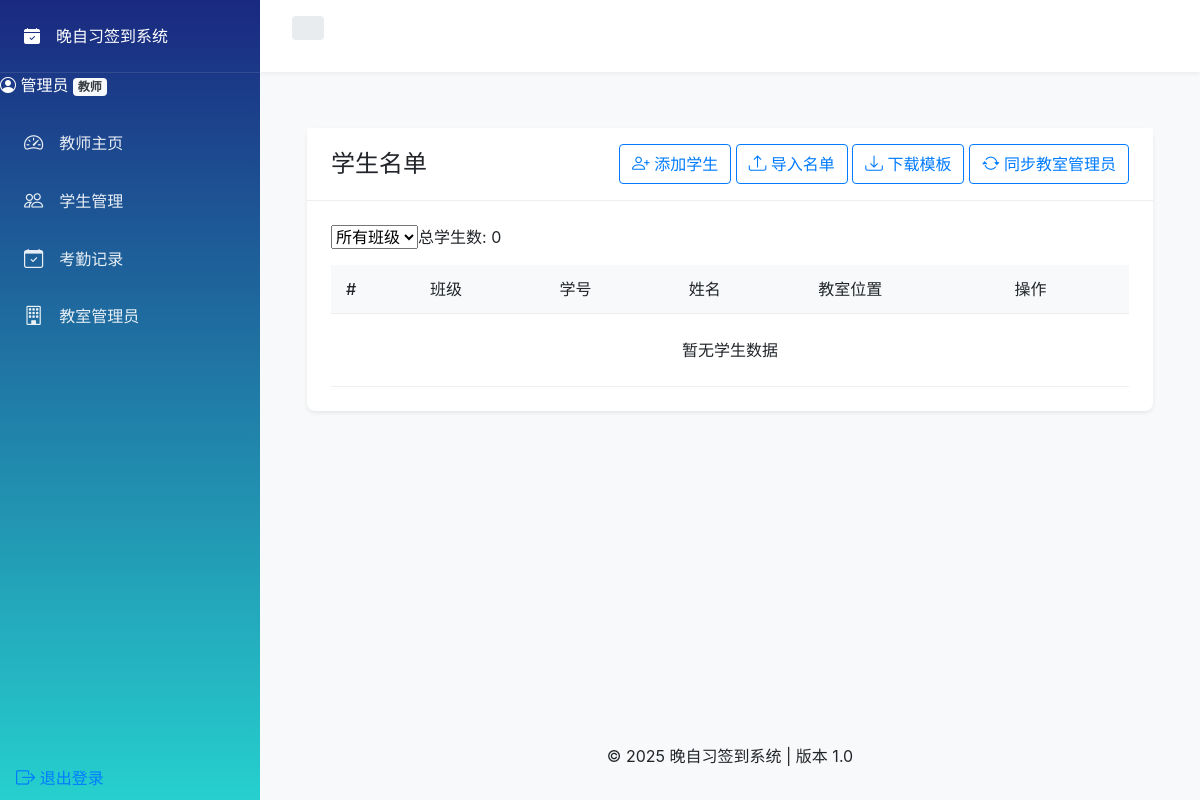
The page /students (signed in) on the database as committed earlier.
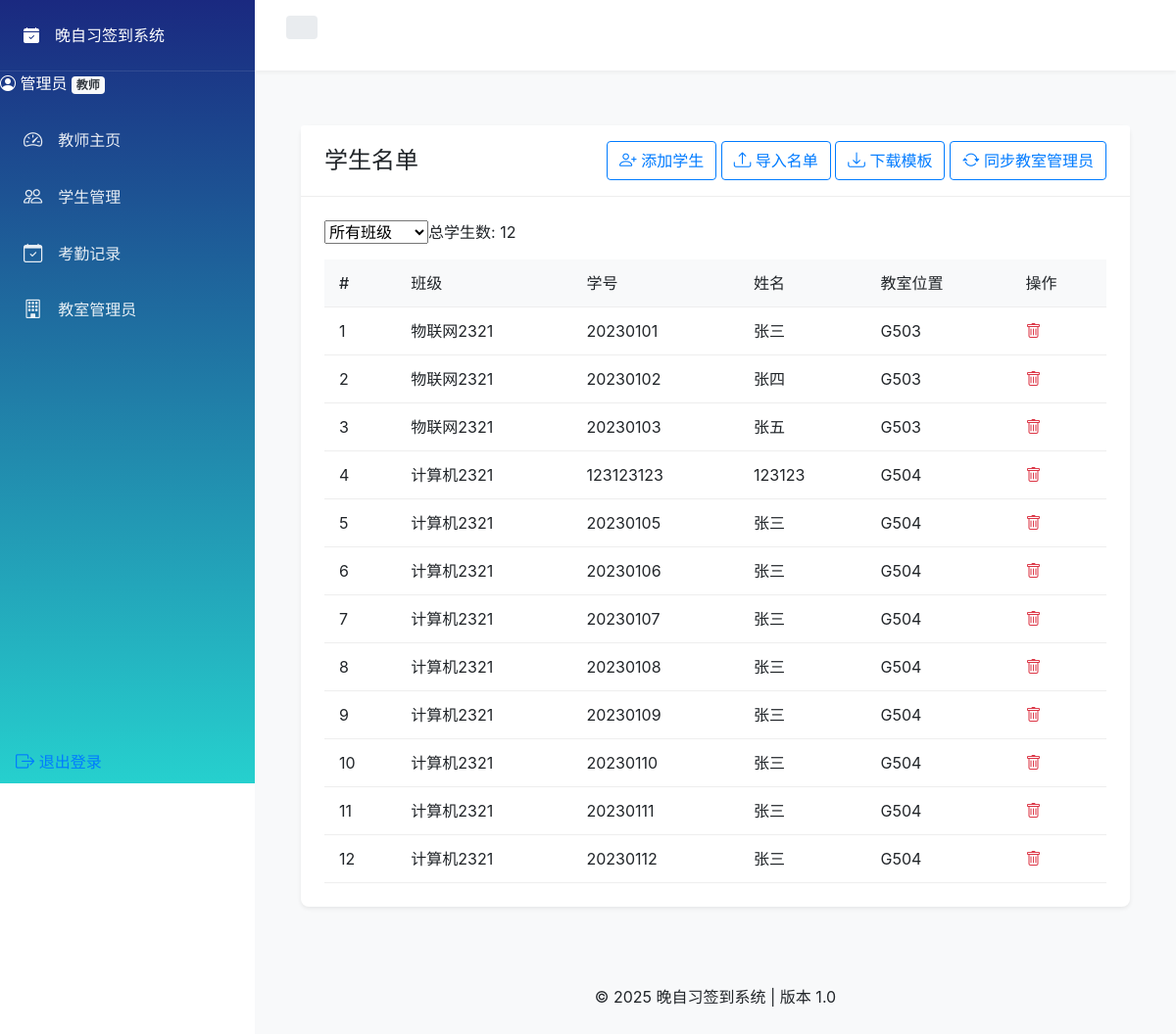
The same page on the database as committed later.
### models.py (models this page shows, shortened)
class User(db.Model, UserMixin):
    __tablename__ = 'users'
    id = db.Column(db.Integer, primary_key=True)
    username = db.Column(db.String(50), unique=True, nullable=False)  # 用户名/学号
    password_hash = db.Column(db.String(128), nullable=False)
    name = db.Column(db.String(50), nullable=False)  # 姓名
    class_name = db.Column(db.String(50), nullable=True)  # 班级
    classroom_location = db.Column(db.String(50), nullable=True)  # 教室位置，如G503
    role = db.Column(db.String(10), nullable=False)  # 角色：student 或 teacher
    classroom_id = db.Column(db.Integer, db.ForeignKey('classroom_admins.id'), nullable=True)  # 关联的教室ID
    attendance_records = db.relationship('AttendanceRecord', backref='student', lazy=True)
    leave_records = db.relationship('LeaveRecord', backref='student', lazy=True,
                                   primaryjoin="User.id == LeaveRecord.student_id")

### app.py (the view)
@app.route('/students')
@login_required
def student_list():
    if current_user.role != 'teacher':
        flash('无权访问学生名单管理', 'danger')
        return redirect(url_for('index'))
    students = User.query.filter_by(role='student').order_by(User.class_name, User.username).all()
    classes = db.session.query(User.class_name).filter(
        User.role == 'student',
        User.class_name.isnot(None)
    ).distinct().all()
    classes = [c[0] for c in classes if c[0]]
    import_form = ImportStudentsForm()
    return render_template('student_list.html',
                         students=students,
                         classes=classes,
                         import_form=import_form)

### forms.py
class ImportStudentsForm(FlaskForm):
    file = FileField('Excel文件', validators=[
        FileRequired(message='请选择Excel文件'),
        FileAllowed(['xlsx', 'xls'], message='仅支持Excel文件')
    ])
    submit = SubmitField('导入')

### app.py (called while the page is built)
@login_manager.user_loader
def load_user(user_id):
    try:
        user_type, user_id = user_id.split('_')
        user_id = int(user_id)
        if user_type == 'user':
            return User.query.get(user_id)
        elif user_type == 'admin':
            return ClassroomAdmin.query.get(user_id)
    except ValueError:
        try:
            return User.query.get(int(user_id))
        except:
            logger.error(f"无法加载用户ID: {user_id}")
            return None
    except Exception as e:
        logger.error(f"加载用户时出错: {str(e)}")
        return None

@app.context_processor
def inject_now():
    return {'now': datetime.now()}

@app.context_processor
def inject_get_today_absence():
    def get_today_absence(student_id):
        today = datetime.now().date()
        absence = AbsenceRecord.query.filter_by(
            student_id=student_id,
            date=today
        ).first()
        return absence
    return {'get_today_absence': get_today_absence}

@app.context_processor
def inject_get_active_leave_record():
    def get_active_leave_record(student_id, attendance_id):
        return LeaveRecord.query.filter(
            LeaveRecord.student_id == student_id,
            LeaveRecord.attendance_id == attendance_id,
            LeaveRecord.return_time.is_(None)
        ).order_by(LeaveRecord.leave_time.desc()).first()
    return {'get_active_leave_record': get_active_leave_record}

@app.context_processor
def inject_get_latest_leave_record():
    def get_latest_leave_record(student_id, attendance_id):
        return LeaveRecord.query.filter(
            LeaveRecord.student_id == student_id,
            LeaveRecord.attendance_id == attendance_id
        ).order_by(LeaveRecord.leave_time.desc()).first()
    return {'get_latest_leave_record': get_latest_leave_record}

### templates/student_list.html (shortened to what this page needs)
{% extends 'base.html' %}
{% block extra_css %}
<link href="https://cdn.jsdelivr.net/npm/bootstrap@4.6.0/dist/css/bootstrap.min.css" rel="stylesheet">
<link href="https://cdn.jsdelivr.net/npm/bootstrap-icons@1.8.0/font/bootstrap-icons.css" rel="stylesheet">
{% endblock %}
{% block content %}
<div class="container-fluid py-4">
    <div class="card">
        <div class="card-header d-flex justify-content-between align-items-center">
            <h4 class="mb-0">学生名单</h4>
            <div>
                <button type="button" class="btn btn-outline-primary me-2" id="addStudentBtn">
                    <i class="bi bi-person-plus"></i> 添加学生
                </button>
                <button type="button" class="btn btn-outline-primary me-2" id="importBtn">
                    <i class="bi bi-upload"></i> 导入名单
                </button>
                <a href="{{ url_for('download_template') }}" class="btn btn-outline-primary me-2">
                    <i class="bi bi-download"></i> 下载模板
                </a>
                <a href="{{ url_for('sync_students_to_classroom_admins') }}" class="btn btn-outline-primary">
                    <i class="bi bi-arrow-repeat"></i> 同步教室管理员
                </a>
            </div>
        </div>
        <div class="card-body">
            <div class="mb-3 d-flex align-items-center">
                <select id="classFilter" class="form-select me-3" style="width: auto;">
                    <option value="">所有班级</option>
                </select>
                <span>总学生数: <span class="fw-bold">{{ students|length }}</span></span>
            </div>
            <div class="table-responsive">
                <table class="student-table">
                    <thead>
                        <tr>
                            <th>#</th>
                            <th>班级</th>
                            <th>学号</th>
                            <th>姓名</th>
                            <th>教室位置</th>
                            <th>操作</th>
                        </tr>
                    </thead>
                    <tbody>
                        {% for student in students %}
                            <tr class="student-row" data-class="{{ student.class_name }}">
                                <td>{{ loop.index }}</td>
                                <td>{{ student.class_name or '-' }}</td>
                                <td>{{ student.username }}</td>
                                <td>{{ student.name }}</td>
                                <td>{{ student.classroom_location or '-' }}</td>
                                <td>
                                    <button class="btn-icon delete-student" data-student-id="{{ student.id }}" data-student-name="{{ student.name }}">
                                        <i class="bi bi-trash fs-5"></i>
                                    </button>
                                </td>
                            </tr>
                        {% else %}
                            <tr>
                                <td colspan="6" class="text-center py-4">暂无学生数据</td>
                            </tr>
                        {% endfor %}
                    </tbody>
                </table>
            </div>
        </div>
    </div>
</div>
{% endblock %}

### templates/base.html (shortened to what this page needs)
<!DOCTYPE html>
<html lang="zh-CN">
<head>
    <link href="https://cdn.jsdelivr.net/npm/bootstrap@4.6.0/dist/css/bootstrap.min.css" rel="stylesheet">
    <link rel="stylesheet" href="https://cdn.jsdelivr.net/npm/bootstrap-icons@1.8.0/font/bootstrap-icons.css">
    <link rel="stylesheet" href="{{ url_for('static', filename='css/base.css') }}">
    <link rel="stylesheet" href="{{ url_for('static', filename='css/layout.css') }}">
    <link rel="stylesheet" href="{{ url_for('static', filename='css/components.css') }}">
    {% block extra_css %}{% endblock %}
</head>
<body>
    <div class="app-container">
        <nav class="sidebar">
            <div class="sidebar-header">
                <i class="bi bi-calendar-check-fill"></i>
                <span>晚自习签到系统</span>
            </div>
            <div class="sidebar-user">
                {% if current_user.is_authenticated %}
                    <div class="user-info">
                        <i class="bi bi-person-circle"></i>
                        <span>{{ current_user.name }}</span>
                        {% if current_user.role == 'admin' %}
                            <span class="badge badge-light text-dark">管理员</span>
                        {% elif current_user.role == 'teacher' %}
                            <span class="badge badge-light text-dark">教师</span>
                        {% else %}
                            <span class="badge badge-light text-dark">{{ current_user.class_name }}</span>
                        {% endif %}
                    </div>
                {% endif %}
            </div>
            <ul class="sidebar-nav">
                {% if current_user.is_authenticated %}
                    {% if current_user.role == 'admin' %}
                        <li class="nav-item">
                            <a class="nav-link" href="{{ url_for('admin_accounts') }}">
                                <i class="bi bi-building"></i>
                                <span>教室管理员</span>
                            </a>
                        </li>
                    {% elif current_user.role == 'teacher' %}
                        <li class="nav-item">
                            <a class="nav-link" href="{{ url_for('teacher_dashboard') }}">
                                <i class="bi bi-speedometer2"></i>
                                <span>教师主页</span>
                            </a>
                        </li>
                        <li class="nav-item">
                            <a class="nav-link" href="{{ url_for('student_list') }}">
                                <i class="bi bi-people"></i>
                                <span>学生管理</span>
                            </a>
                        </li>
                        <li class="nav-item">
                            <a class="nav-link" href="{{ url_for('attendance_records') }}">
                                <i class="bi bi-calendar-check"></i>
                                <span>考勤记录</span>
                            </a>
                        </li>
                        <li class="nav-item">
                            <a class="nav-link" href="{{ url_for('admin_accounts') }}">
                                <i class="bi bi-building"></i>
                                <span>教室管理员</span>
                            </a>
                        </li>
                    {% endif %}
                {% endif %}
            </ul>
            <div class="sidebar-footer">
                {% if current_user.is_authenticated %}
                    <a href="{{ url_for('logout') }}" class="nav-link">
                        <i class="bi bi-box-arrow-right"></i>
                        <span>退出登录</span>
                    </a>
                {% else %}
                    <a href="{{ url_for('login') }}" class="nav-link">
                        <i class="bi bi-box-arrow-in-right"></i>
                        <span>登录</span>
                    </a>
                {% endif %}
            </div>
        </nav>
        <div class="main-content">
            <header class="top-bar">
                <div class="breadcrumb">
                </div>
            </header>
            <div class="content-wrapper">
                {% block content %}{% endblock %}
            </div>
            <footer class="footer">
                <div class="container text-center">
                    <span>© {{ now.year }} 晚自习签到系统 | 版本 1.0</span>
                </div>
            </footer>
        </div>
    </div>
</body>
</html>

### static/css/base.css (style rules this page uses)
:root { --primary-color: #1a2980; --secondary-color: #26d0ce; --text-color: #333; --bg-color: #f5f5f5; --white: #ffffff; --gray-100: #f8f9fa; --gray-200: #e9ecef; --gray-300: #dee2e6; --shadow-sm: 0 2px 4px rgba(0,0,0,0.05); --shadow-md: 0 0 20px rgba(0,0,0,0.05); --shadow-lg: 0 5px 25px rgba(0,0,0,0.1); --transition: all 0.3s ease; }
* { margin: 0; padding: 0; box-sizing: border-box; }
body { font-family: "Microsoft YaHei", sans-serif; line-height: 1.6; color: var(--text-color); background-color: #f8f9fa; min-height: 100vh; overflow-x: hidden; }
a { text-decoration: none; color: var(--primary-color); transition: var(--transition); }
.btn { display: inline-flex; align-items: center; gap: 0.5rem; padding: 0.5rem 1rem; font-weight: 500; transition: all 0.2s ease; }
.btn i { font-size: 1.1rem; }
.nav-link { display: flex; align-items: center; gap: 0.5rem; padding: 0.5rem 1rem; }
.nav-link i { font-size: 1.2rem; }
.container { padding-bottom: 2rem; }
.card { border: none; box-shadow: 0 2px 4px rgba(0, 0, 0, 0.1); transition: transform 0.2s ease, box-shadow 0.2s ease; }

### static/css/layout.css (style rules this page uses)
.app-container { display: flex; min-height: 100vh; }
.sidebar { width: 260px; background: linear-gradient(180deg, var(--primary-color) 0%, var(--secondary-color) 100%); color: var(--white); display: flex; flex-direction: column; position: fixed; height: 100vh; left: 0; top: 0; z-index: 1000; transition: var(--transition); }
.sidebar-header { padding: 1.5rem; display: flex; align-items: center; gap: 1rem; border-bottom: 1px solid rgba(255, 255, 255, 0.1); }
.sidebar-nav { list-style: none; padding: 1rem 0; flex-grow: 1; }
.sidebar-nav .nav-item { margin: 0.2rem 0; }
.sidebar-nav .nav-link { padding: 0.8rem 1.5rem; color: rgba(255, 255, 255, 0.9); display: flex; align-items: center; gap: 1rem; transition: var(--transition); }
.main-content { flex: 1; margin-left: 260px; min-height: 100vh; display: flex; flex-direction: column; background-color: var(--gray-100); }
.top-bar { background: var(--white); padding: 1rem 2rem; display: flex; justify-content: space-between; align-items: center; box-shadow: var(--shadow-sm); }
.content-wrapper { padding: 2rem; flex-grow: 1; }

### static/css/components.css (style rules this page uses)
.card { border: none; border-radius: 10px; box-shadow: var(--shadow-md); transition: var(--transition); background: var(--white); height: 100%; }
.card-header { background: none; border-bottom: 1px solid var(--gray-200); padding: 1.25rem; }
.card-body { padding: 1.5rem; }
.badge { padding: 0.35em 0.65em; font-size: 0.75em; font-weight: 700; border-radius: 4px; text-transform: uppercase; }

### templates/student_list.html (style rules this page uses)
.student-table { width: 100%; border-collapse: collapse; }
.student-table th, .student-table td { padding: 12px 15px; border-bottom: 1px solid #eee; }
.student-table th { background-color: #f8f9fa; font-weight: 500; text-align: left; }
.btn-icon { background: none; border: none; color: #dc3545; cursor: pointer; padding: 0; }
.card { border: none; box-shadow: 0 0.125rem 0.25rem rgba(0,0,0,0.075); border-radius: 0.5rem; margin-bottom: 1.5rem; }
.card-header { background-color: white; border-bottom: 1px solid #eee; padding: 1rem 1.5rem; }
.card-body { padding: 1.5rem; }
.btn-outline-primary { color: #007bff; border-color: #007bff; }

Rows that differ between the two databases and show on the page:
added User: class_name "物联网2321", username "20230101", name "张三", classroom_location "G503"
added User: class_name "物联网2321", username "20230102", name "张四", classroom_location "G503"
added User: class_name "物联网2321", username "20230103", name "张五", classroom_location "G503"
added User: class_name "计算机2321", username "123123123", name "123123", classroom_location "G504"
added User: class_name "计算机2321", username "20230105", name "张三", classroom_location "G504"
added User: class_name "计算机2321", username "20230106", name "张三", classroom_location "G504"
added User: class_name "计算机2321", username "20230107", name "张三", classroom_location "G504"
added User: class_name "计算机2321", username "20230108", name "张三", classroom_location "G504"
added User: class_name "计算机2321", username "20230109", name "张三", classroom_location "G504"
added User: class_name "计算机2321", username "20230110", name "张三", classroom_location "G504"
added User: class_name "计算机2321", username "20230111", name "张三", classroom_location "G504"
added User: class_name "计算机2321", username "20230112", name "张三", classroom_location "G504"
Other text that changed with them:
{{ students|length }}: "0" → "12"
text no longer shown: "暂无学生数据"
